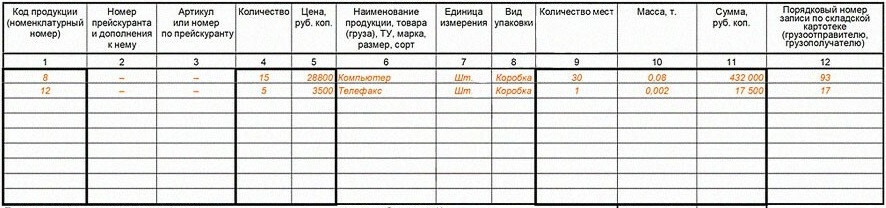
#> input picture CV_table/TTN_2.jpg, 886 x 208 px
$ python Table_recognize.py
#> lines starting #> are read from the running program, lines starting #| are printed output that depends on the picture; after the words box and inside, x2 and y2 are one past the last pixel; in counts of white or black regions, pixels touching at a corner belong together
import pytesseract
from PIL import Image
import cv2
import numpy as np
import pandas as pd
import matplotlib.pyplot as plt
import functools
import os

pytesseract.pytesseract.tesseract_cmd = r'C:\Program Files\Tesseract-OCR\tesseract.exe'

def load_and_validate_image(image_path):
#> called with image_path = 'TTN_2.jpg'
    flag = True

    if not image_path or not os.path.isfile(image_path):
        print("Неверный путь к изображению")
        flag = False

    img = cv2.imread(image_path)
#> img is the input picture: shape (208, 886, 3); mean B, G, R 221.9, 223.4, 223.4
    if img is None:
        print("Не удалось загрузить изображение")
        flag = False

    print(f"Изображение загружено: {img.shape}")
#| Изображение загружено: (208, 886, 3)
    if flag == True:
        return img
    else:
        return None

def table_detection(image):
    gray = cv2.cvtColor(image, cv2.COLOR_BGR2GRAY) if len(image.shape) == 3 else image
    clahe = cv2.createCLAHE(clipLimit=2.0, tileGridSize=(8,8))
    enhanced = clahe.apply(gray)
    binary = cv2.adaptiveThreshold(enhanced, 255, cv2.ADAPTIVE_THRESH_GAUSSIAN_C,
                                  cv2.THRESH_BINARY_INV, 11, 2)
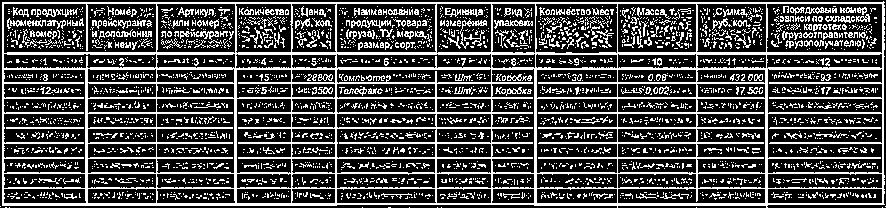
#> binary: shape (208, 886); 28.3% white in thin lines or dots
    horizontal_kernel = cv2.getStructuringElement(cv2.MORPH_RECT, (25, 1))
    horizontal_lines = cv2.morphologyEx(binary, cv2.MORPH_OPEN, horizontal_kernel, iterations=2)
#> horizontal_lines: shape (208, 886); 11.3% white in thin lines or dots
    vertical_kernel = cv2.getStructuringElement(cv2.MORPH_RECT, (1, 25))
    vertical_lines = cv2.morphologyEx(binary, cv2.MORPH_OPEN, vertical_kernel, iterations=2)
#> vertical_lines: shape (208, 886); 2.4% white in thin lines or dots
    table_structure = cv2.bitwise_or(horizontal_lines, vertical_lines)
#> table_structure: shape (208, 886); 13.5% white in thin lines or dots
    kernel = cv2.getStructuringElement(cv2.MORPH_RECT, (2, 2))
    table_structure = cv2.dilate(table_structure, kernel, iterations=1)
#> table_structure: shape (208, 886); 20.4% white; 1 white region, box (x1, y1, x2, y2) and area: (2, 1, 886, 208) 37599
    table_structure = cv2.morphologyEx(table_structure, cv2.MORPH_CLOSE, kernel, iterations=2)
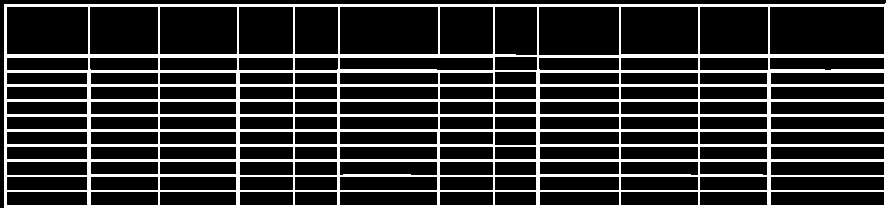
#> table_structure: shape (208, 886); 20% white; 1 white region

    return table_structure, horizontal_lines, vertical_lines

def find_table_cells(table_structure):
    contours, hierarchy = cv2.findContours(
        table_structure,
        cv2.RETR_CCOMP,
        cv2.CHAIN_APPROX_SIMPLE
    )
#> contours = 132 contours; largest, box (x1, y1, x2, y2) and area: (4, 3, 886, 208) 178844, (769, 6, 885, 55) 5518, (339, 6, 439, 55) 4750, (538, 6, 620, 56) 3967, (6, 6, 89, 55) 3934
    cell_contours = []
    min_area = 100
    max_area = image.shape[0] * image.shape[1] * 0.8
#> max_area = 147430.4
    for i, contour in enumerate(contours):
        area = cv2.contourArea(contour)
        if area < min_area or area > max_area:
            continue

        perimeter = cv2.arcLength(contour, True)
        if perimeter == 0:
            continue

        approx = cv2.approxPolyDP(contour, 0.02 * perimeter, True)
        if len(approx) >= 4:
            x, y, w, h = cv2.boundingRect(contour)
            aspect_ratio = w / h

            if 0.1 < aspect_ratio < 10:
                cell_contours.append(contour)
#> this loop made 132 passes
#> (area, perimeter, approx, x, y, w, h, aspect_ratio) on passes 2 to 8: (1594, 253.7, [[770, 192], [883, 191], [884, 204], [771, 205]], 770, 191, 115, 15, 7.67), (950, 161.7, [[699, 192], [766, 191], [767, 204], [700, 205]], 699, 191, 69, 15, 4.6), (1090, 181.7, [[620, 192], [697, 191], [698, 204], [621, 205]], 620, 191, 79, 15, 5.27), (1118, 185.7, [[539, 192], [618, 191], [619, 204], [540, 205]], 539, 191, 81, 15, 5.4), (586, 109.7, [[494, 192], [535, 191], [536, 204], [495, 205]], 494, 191, 43, 15, 2.87), (754, 133.7, [[439, 192], [492, 191], [493, 204], [440, 205]], 439, 191, 55, 15, 3.67), (1370, 221.7, [[339, 192], [436, 191], [437, 204], [340, 205]], 339, 191, 99, 15, 6.6)
#> (area, perimeter, x, y, w, h, aspect_ratio) on passes 61 to 66: (1051, 185.7, 6, 131, 82, 14, 5.86), (1480, 251.7, 770, 116, 115, 14, 8.21), (882, 159.7, 699, 116, 69, 14, 4.93), (1012, 179.7, 620, 116, 79, 14, 5.64), (1038, 183.7, 539, 116, 81, 14, 5.79), (544, 107.7, 494, 116, 43, 14, 3.07)

    return cell_contours

def alternative_cell_detection(image):
    gray = cv2.cvtColor(image, cv2.COLOR_BGR2GRAY)
    _, binary1 = cv2.threshold(gray, 0, 255, cv2.THRESH_BINARY_INV + cv2.THRESH_OTSU)
#> binary1: shape (208, 886); 17.3% white in thin lines or dots
    binary2 = cv2.adaptiveThreshold(gray, 255, cv2.ADAPTIVE_THRESH_GAUSSIAN_C,
                                   cv2.THRESH_BINARY_INV, 11, 2)
#> binary2: shape (208, 886); 21.1% white in thin lines or dots

    binary = cv2.bitwise_or(binary1, binary2)
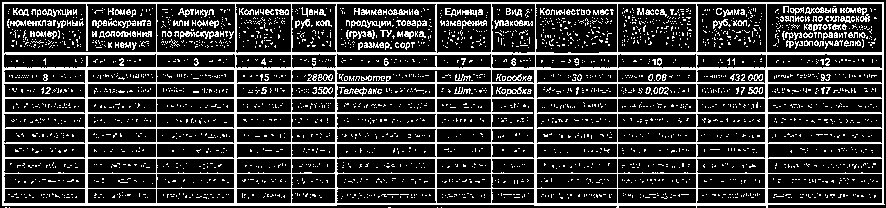
#> binary: shape (208, 886); 21.6% white in thin lines or dots

    kernel_h = cv2.getStructuringElement(cv2.MORPH_RECT, (20, 1))
    kernel_v = cv2.getStructuringElement(cv2.MORPH_RECT, (1, 20))

    horizontal = cv2.morphologyEx(binary, cv2.MORPH_OPEN, kernel_h)
#> horizontal: shape (208, 886); 11.5% white in thin lines or dots
    vertical = cv2.morphologyEx(binary, cv2.MORPH_OPEN, kernel_v)
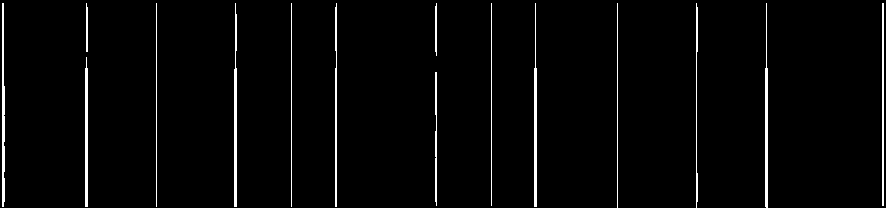
#> vertical: shape (208, 886); 2.6% white in thin lines or dots

    table_mask = cv2.bitwise_or(horizontal, vertical)
#> table_mask: shape (208, 886); 13.8% white in thin lines or dots

    kernel = cv2.getStructuringElement(cv2.MORPH_RECT, (3, 3))
    table_mask = cv2.morphologyEx(table_mask, cv2.MORPH_CLOSE, kernel, iterations=2)
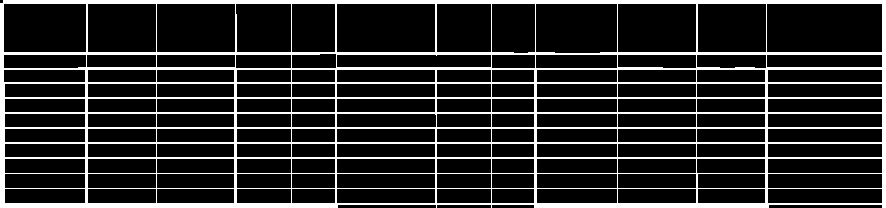
#> table_mask: shape (208, 886); 15.9% white; 1 white region, box (x1, y1, x2, y2) and area: (0, 0, 886, 208) 29266
#> the loop in find_table_cells (call 2), `for i, contour in enumerate(contours):` made 132 passes

    return table_mask

def sort_contours_to_grid(bounding_boxes, expected_rows=11, expected_cols=12, y_tolerance=15):
#> called with expected_rows = 11, expected_cols = 12, y_tolerance = 15
    if not bounding_boxes:
        return []

    bounding_boxes.sort(key=lambda b: b[1])

    rows_list = []
    current_row = [bounding_boxes[0]]
    current_y = bounding_boxes[0][1]

    for bbox in bounding_boxes[1:]:
        if abs(bbox[1] - current_y) <= y_tolerance:
            current_row.append(bbox)
        else:
            current_row.sort(key=lambda b: b[0])
            rows_list.append(current_row)
            current_row = [bbox]
            current_y = bbox[1]
#> this loop made 129 passes
#> bbox on passes 1 to 12: (697, 3, 70, 50), (617, 3, 80, 50), (535, 3, 83, 51), (491, 3, 45, 51), (436, 3, 56, 50), (336, 3, 100, 50), (291, 3, 45, 50), (235, 3, 57, 50), (156, 3, 80, 50), (87, 3, 70, 50), (3, 3, 84, 50), (291, 53, 46, 16)

    if current_row:
        current_row.sort(key=lambda b: b[0])
        rows_list.append(current_row)

    print(f"Найдено строк: {len(rows_list)}, ожидалось: {expected_rows}")
#| Найдено строк: 7, ожидалось: 11

    for i, row in enumerate(rows_list):
        print(f"Строка {i}: {len(row)} ячеек")
#> this loop made 7 passes
#| Строка 0: 12 ячеек
#| Строка 1: 10 ячеек
#| Строка 2: 24 ячеек
#| Строка 3: 24 ячеек
#| Строка 4: 24 ячеек
#| Строка 5: 24 ячеек
#| Строка 6: 12 ячеек

    return rows_list

def create_table_dictionary(columns=12, rows=11, true_columns=[4,5,6,7,10,11], start_row=1):
#> called with columns = 12, rows = 11, start_row = 1
    document_dict = {}

    for row in range(1, rows + 1):
        for col in range(1, columns + 1):
            key = f"c{col}_r{row}"
            if col in true_columns and row >= start_row:
                document_dict[key] = True
            else:
                document_dict[key] = False

    return document_dict

def map_grid_to_dictionary(grid, document_dict, data_start_row=0):
#> called with data_start_row = 2
    true_cells = []

    print(f"Сетка: {len(grid)} строк, словарь: {len(document_dict)} ячеек")
#| Сетка: 7 строк, словарь: 132 ячеек

    dict_keys = list(document_dict.keys())
    key_index = 0

    for grid_row_idx in range(data_start_row, len(grid)):
        row_cells = grid[grid_row_idx]

        for grid_col_idx in range(len(row_cells)):
            if key_index >= len(dict_keys):
                break

            current_key = dict_keys[key_index]

            if document_dict[current_key]:
                x, y, w, h = row_cells[grid_col_idx]
                true_cells.append({
                    'key': current_key,
                    'bbox': (x, y, w, h),
                    'grid_pos': (grid_row_idx, grid_col_idx)
                })
                print(f"Сопоставлено: {current_key} -> строка {grid_row_idx}, колонка {grid_col_idx}")

            key_index += 1
#> this loop made 5 passes
#> (printed output is left out)

    return true_cells

def extract_cells_from_image(image, true_cells):
    extracted_cells = []

    for cell_info in true_cells:
        x, y, w, h = cell_info['bbox']
        cell_image = image[y:y+h, x:x+w]

        extracted_cells.append({
            'key': cell_info['key'],
            'bbox': cell_info['bbox'],
            'image': cell_image,
            'grid_pos': cell_info['grid_pos']
        })
#> this loop made 54 passes

    return extracted_cells

if __name__ == '__main__':
    image_path = "TTN_2.jpg"
    image = load_and_validate_image(image_path)

    if image is not None:
        table_structure, horizontal, vertical = table_detection(image)
        cell_contours1 = find_table_cells(table_structure)

        table_mask2 = alternative_cell_detection(image)
        cell_contours2 = find_table_cells(table_mask2)

        if len(cell_contours1) > len(cell_contours2):
            cell_contours = cell_contours1
            method_used = "Улучшенная детекция"
            table_vis = table_structure
        else:
            cell_contours = cell_contours2
            method_used = "Альтернативная детекция"
            table_vis = table_mask2

        bounding_boxes = [cv2.boundingRect(c) for c in cell_contours]
        grid = sort_contours_to_grid(bounding_boxes, expected_rows=11, expected_cols=12)
        data_start_row = 2
        document_dict = create_table_dictionary(columns=12, rows=11, true_columns=[4,5,6,7,10,11], start_row=1)
        true_cells_info = map_grid_to_dictionary(grid, document_dict, data_start_row)
        extracted_cells = extract_cells_from_image(image, true_cells_info)
        result_image = image.copy()

        for row in grid:
            for bbox in row:
                x, y, w, h = bbox
                cv2.rectangle(result_image, (x, y), (x+w, y+h), (0, 255, 0), 1)
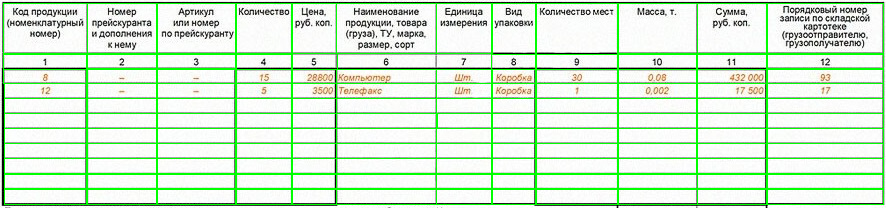
#> result_image: shape (208, 886, 3); 9.29% of pixels changed, all inside (x1, y1, x2, y2) = (3, 3, 884, 205)

        for cell in extracted_cells:
            x, y, w, h = cell['bbox']
            cv2.rectangle(result_image, (x, y), (x+w, y+h), (0, 0, 255), 3)

            cell_key = cell['key']
            cv2.putText(result_image, cell_key, (x, y-10),
                   cv2.FONT_HERSHEY_SIMPLEX, 0.4, (0, 0, 255), 1)
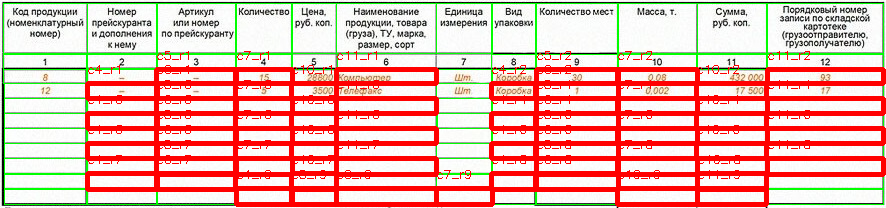
#> result_image: shape (208, 886, 3); mean B, G, R 174.3, 184.1, 232.9

        plt.figure(figsize=(16, 12))
        plt.imshow(cv2.cvtColor(result_image, cv2.COLOR_BGR2RGB))
        plt.title(f'Результат: {len(extracted_cells)} ячеек с True (красные)')
        plt.axis('off')
        plt.tight_layout()
        plt.show()

$ run again, with CV_table/TTN_1.jpg copied over CV_table/TTN_2.jpg
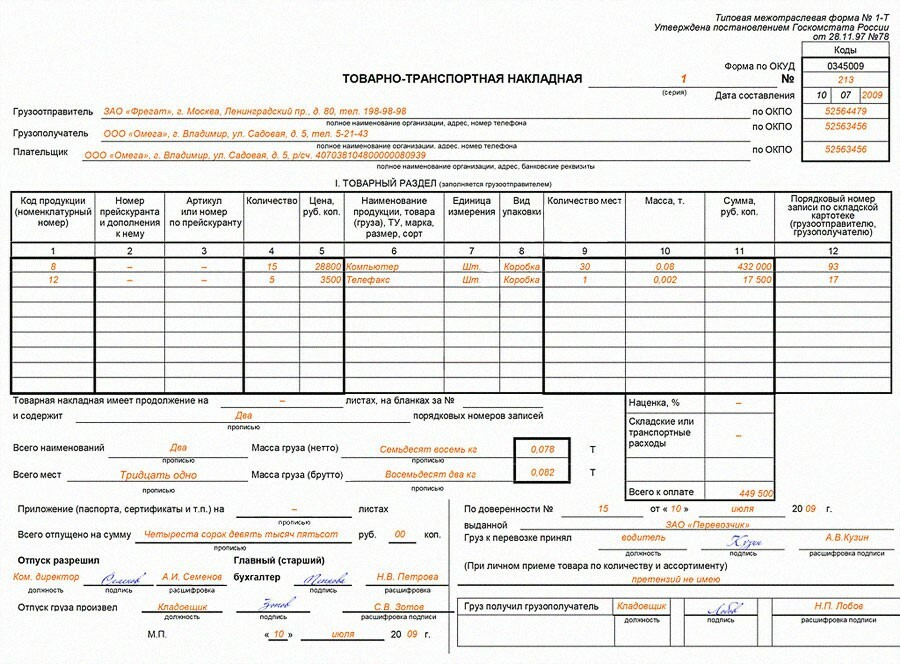
#> input picture CV_table/TTN_1.jpg, 900 x 664 px
#> in load_and_validate_image, img is the input picture: shape (664, 900, 3); mean B, G, R 229.9, 232, 232.4
#| Изображение загружено: (664, 900, 3)
#> in table_detection, `binary = cv2.adaptiveThreshold(enhanced, 255, cv2.ADAPTIVE_THRESH_GAUS..`:
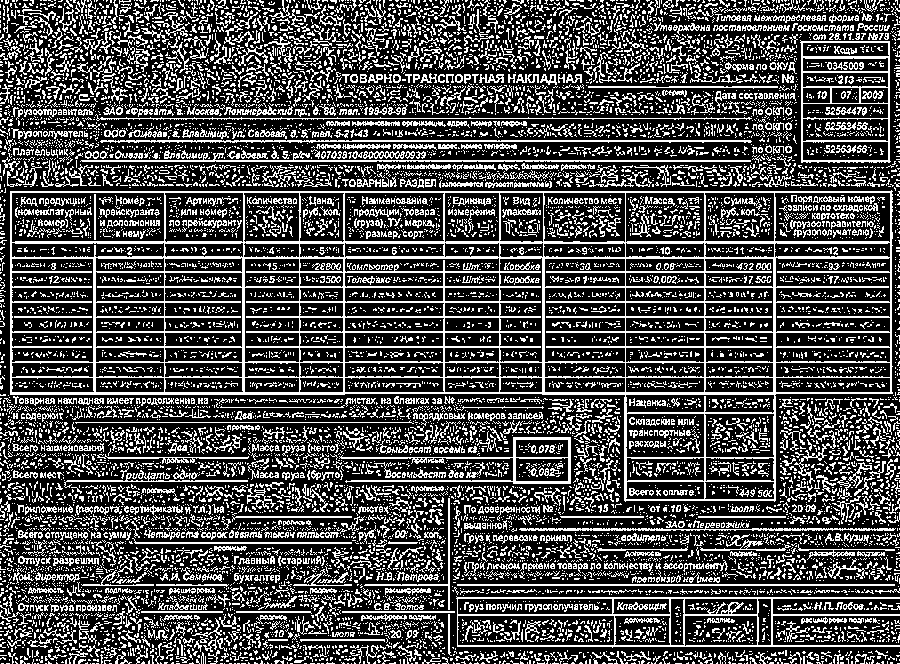
#> binary: shape (664, 900); 29.5% white in thin lines or dots
#> horizontal_lines: shape (664, 900); 5.8% white in thin lines or dots
#> vertical_lines: shape (664, 900); 1% white in thin lines or dots, all inside (x1, y1, x2, y2) = (10, 41, 892, 647)
#> contours = 181 contours; largest, box (x1, y1, x2, y2) and area: (12, 192, 896, 505) 195739, (344, 500, 900, 650) 17091, (802, 43, 894, 166) 10778, (14, 195, 167, 244) 7294, (460, 618, 673, 648) 6146
#> the loop in find_table_cells, `for i, contour in enumerate(contours):` made 181 passes
#> (area, perimeter, approx, x, y, w, h, aspect_ratio) on passes 16 to 20: (2086, 199.7, [[687, 619], [758, 618], [759, 646], [688, 647]], 687, 618, 73, 30, 2.43), (6146, 479.7, [[460, 619], [671, 618], [672, 646], [461, 647]], 460, 618, 213, 30, 7.1), (596, 115.7, [[761, 601], [773, 602], [772, 647], [760, 646]], 760, 601, 14, 47, 0.298), (1078, 171.7, [[687, 602], [758, 601], [759, 615], [688, 616]], 687, 601, 73, 16, 4.56), (593, 116.5, [[674, 601], [686, 602], [685, 647], [673, 646]], 673, 601, 14, 47, 0.298)
#> after the loop in find_table_cells, `for i, contour in enumerate(contours):`: cell_contours = 154 contours; largest, box (x1, y1, x2, y2) and area: (12, 192, 896, 505) 195739, (344, 500, 900, 650) 17091, (802, 43, 894, 166) 10778, (14, 195, 167, 244) 7294, (460, 618, 673, 648) 6146
#> cell_contours1 has the same summary as cell_contours in find_table_cells
#> binary1: shape (664, 900); 11.1% white in thin lines or dots
#> binary2: shape (664, 900); 18.7% white in thin lines or dots
#> horizontal: shape (664, 900); 5.6% white in thin lines or dots
#> vertical: shape (664, 900); 1.1% white in thin lines or dots
#> contours = 184 contours, 13 with area under 20; largest, box (x1, y1, x2, y2) and area: (10, 191, 894, 502) 194520, (343, 500, 900, 655) 16096, (801, 41, 891, 163) 10573, (774, 192, 891, 242) 5682, (344, 192, 444, 242) 4849
#> the loop in find_table_cells (call 2), `for i, contour in enumerate(contours):` made 184 passes
#> (area, perimeter, approx, x, y, w, h, aspect_ratio) on passes 18 to 20: (2188, 203.7, [[684, 616], [756, 615], [757, 644], [685, 645]], 684, 615, 74, 31, 2.39), (1648, 167.7, [[614, 616], [668, 615], [669, 644], [615, 645]], 614, 615, 56, 31, 1.81), (4708, 371.7, [[457, 616], [613, 615], [614, 644], [458, 645]], 457, 615, 158, 31, 5.1)
#> the loop in sort_contours_to_grid, `for bbox in bounding_boxes[1:]:` made 156 passes
#> bbox on passes 1 to 3: (802, 42, 88, 15), (802, 57, 87, 15), (802, 72, 87, 16)
#| Найдено строк: 19, ожидалось: 11
#> the loop in sort_contours_to_grid, `for i, row in enumerate(rows_list):` made 19 passes
#> row on passes 1, 2, 3, 4, 5, 12, 13, 14: [(801, 41, 90, 122), (802, 42, 88, 15)], [(802, 57, 87, 15), (802, 72, 87, 16)], [(802, 87, 87, 17)], [(802, 103, 87, 16), (802, 118, 87, 24)], [(802, 141, 87, 20)], [(625, 394, 80, 19), (704, 394, 71, 19)], [(625, 413, 80, 45), (705, 413, 70, 45)], [(341, 437, 231, 48), (515, 439, 54, 19)]
#> (printed output is left out)
#| Сетка: 19 строк, словарь: 132 ячеек
#> the loop in map_grid_to_dictionary, `for grid_row_idx in range(data_start_row, len(grid)):` made 17 passes
#> (printed output is left out)
#> the loop in extract_cells_from_image, `for cell_info in true_cells:` made 66 passes
#> the loop `for row in grid:` made 19 passes
#> the loop `for cell in extracted_cells:` made 66 passes
#> after the loop `for cell in extracted_cells:`:
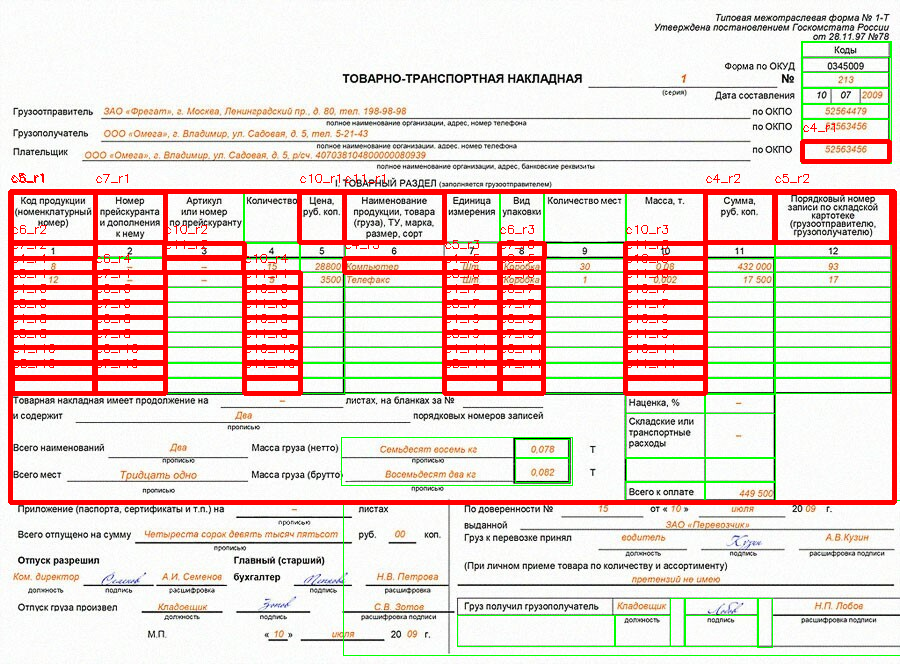
#> result_image: shape (664, 900, 3); mean B, G, R 211.2, 218.3, 234.4
